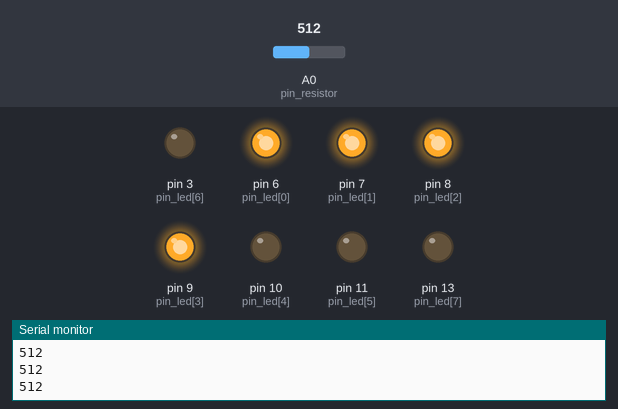
Simulated run of this sketch. Board: Arduino Uno, built with avr-gcc and run on an emulated ATmega328P. On the bench: output pins drawn as LEDs (lit = HIGH), the last lines printed to the serial monitor. Inputs (shaded band) come from the test bench; at power-on: A0 (pin_resistor) = 512.

Above: at 1.2 s.
1.3 s: A0 (pin_resistor) set to 520
At 2.1 s:
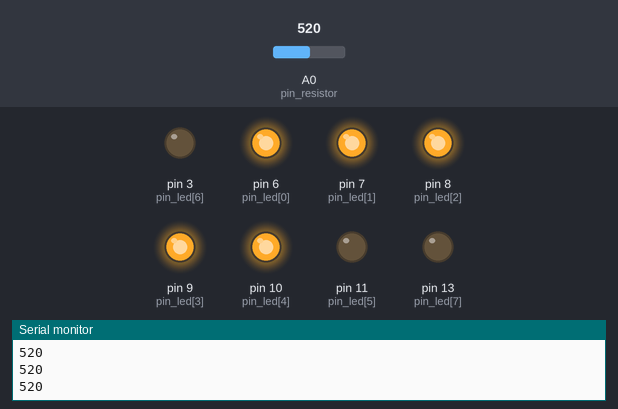
2.8 s: A0 (pin_resistor) set to 629
4.3 s: A0 (pin_resistor) set to 653
At 5.5 s:
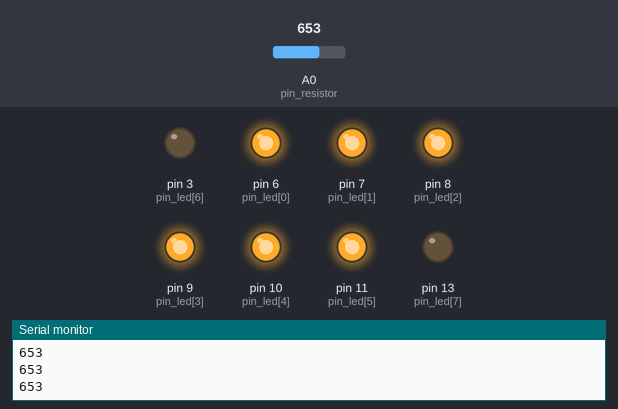
5.8 s: A0 (pin_resistor) set to 760
7.3 s: A0 (pin_resistor) set to 776
At 7.9 s:
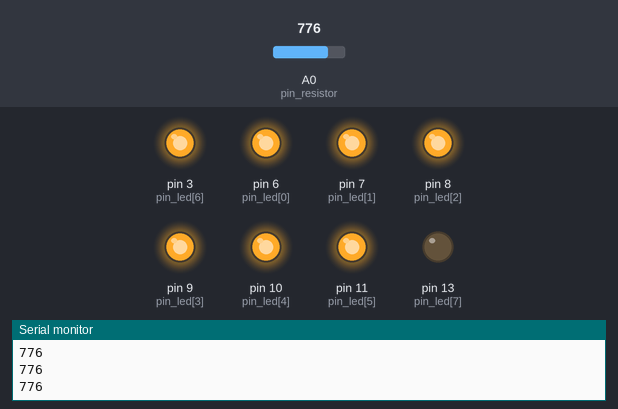
8.8 s: A0 (pin_resistor) set to 716
At 9.2 s:
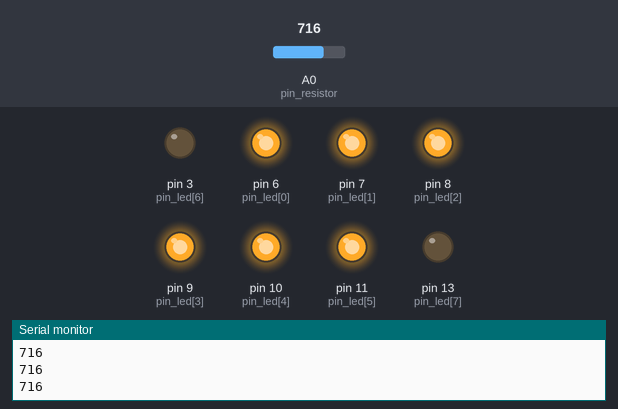
Timing chart, 0 to 11.3 s (numbered marks = the images above; inputs shaded):
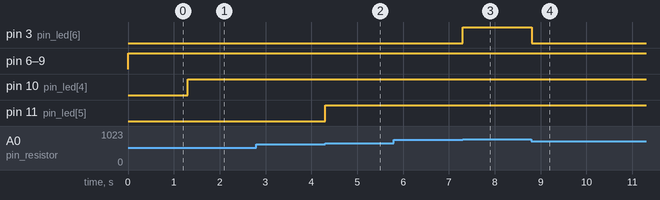

The sketch:

Voltage_Meter.ino
```cpp
#define pin_resistor A0
#define nb_led 8


int pin_led[nb_led] = {6, 7, 8, 9, 10, 11, 3, 13};

int val_res;
bool val_led;
int k;


void setup() {
  for (k=0; k<nb_led;k++){
    pinMode(pin_led[k], OUTPUT);
    digitalWrite(pin_led[k], LOW);
  }
  pinMode(pin_resistor, INPUT);
  Serial.begin(9600);

}

void loop() {
  val_res = analogRead(pin_resistor);
  Serial.println(val_res);
  for (k=0; k<8; k++){
    if (val_res > k*128){
      digitalWrite(pin_led[k], HIGH);
    }
    else if (val_res <= k*128){
      digitalWrite(pin_led[k], LOW);
    }
  }
}
```

Measured:
- the behaviour switches between 512 and 513 on A0 (pin_resistor) (found by bisection; images 0 and 1)
- the behaviour switches between 640 and 641 on A0 (pin_resistor) (found by bisection; images 1 and 2)
- the behaviour switches between 768 and 769 on A0 (pin_resistor) (found by bisection; images 2 and 3)
- after the input at 1.3 s, pin 10 (pin_led[4]): LOW → HIGH at once
- after the input at 4.3 s, pin 11 (pin_led[5]): LOW → HIGH at once
- after the input at 7.3 s, pin 3 (pin_led[6]): LOW → HIGH at once
- after the input at 8.8 s, pin 3 (pin_led[6]): HIGH → LOW at once
